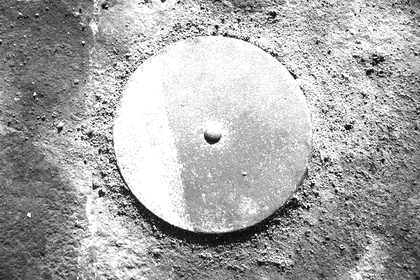
%> input picture HW1/1b.png, 420 x 280 px, shrunk from 640 x 426 before the run, given in place of 1a.png, which was not available; the run also reads 1 picture not shown here
$ octave Scripts_HW1_EA.m   (GNU Octave 9; MATLAB toolbox functions it lacks are replaced by stand-ins)
%> lines starting %> are read from the running program, lines starting %| are printed output that depends on the picture; in (x1, y1, x2, y2) boxes, pixels count from 0 and x2, y2 are one past the last pixel; in counts of white or black regions, pixels touching at a corner belong together; the program's own positions count from 1; pictures that were not available may be replaced by others from this repository, and a replacement may not be noted
% CS484 - Script for Homework 1
% Author: EFE ACER

close all;
clear all;

%% Question 1: Results

image_1a = imread('1a.png');
%> image_1a is the input picture: size 280x420x3 uint8; min 0, max 255, mean 167.8
image_1b = rgb2gray(imread('1b.png'));
%> image_1b: size 280x420 uint8; min 0, max 255, mean 167.8

histogram(image_1a);
%> after the loop in count_occurrences, `for i = 1:num_rows`: h = 256 values, max 30747 at index 255, min 0 at index 256, mean 1378.1
histogram(image_1b);

%% Question 2: Results

image_2a = imread('2a.png');
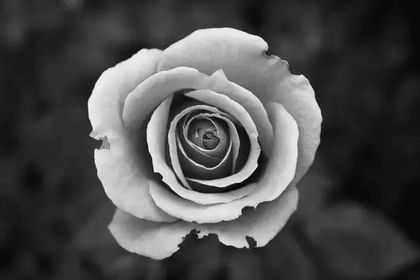
%> input picture HW1/2a.png, 420 x 280 px, shrunk from 602 x 401 before the run
%> image_2a is the input picture: size 280x420x3 uint8; min 0, max 245, mean 76.5
image_2b = imread('2b.png');
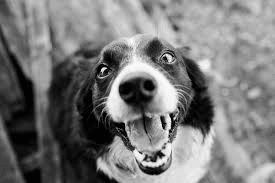
%> input picture HW1/2b.png, 275 x 183 px
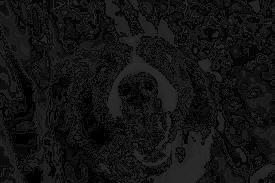
%> image_2b: size 183x275 uint8; min 0, max 44, mean 19.4

binary_image_2a = otsu_threshold(image_2a);
%> in otsu_threshold, `h = double(count_occurrences(source_image));`: h = 256 values, max 18033 at index 45, min 0 at index 2, mean 1378.1
%> in otsu_threshold, `total_sum = dot(0:255, h);`: total_sum = 27000168
%> in otsu_threshold, `num_pixels = sum(h);`: num_pixels = 352800
%> the loop in otsu_threshold, `for i = 1:255` made 255 passes
%> (w1, sum1, mu1, mu2, max_var) on passes 1, 3, 4, 5, 6, 7, 8, 9, 10, 11, 12, 13: (6, 0, 0, 76.53, 1.24e+10), (18, 24, 1.33, 76.53, 3.59e+10), (27, 51, 1.89, 76.54, 5.31e+10), (36, 87, 2.42, 76.54, 6.98e+10), (45, 132, 2.93, 76.54, 8.6e+10), (51, 168, 3.29, 76.54, 9.65e+10), (57, 210, 3.68, 76.54, 1.07e+11), (69, 306, 4.43, 76.55, 1.27e+11), (117, 738, 6.31, 76.55, 2.04e+11), (5886, 58428, 9.93, 77.66, 9.37e+12), (7812, 79614, 10.19, 78.03, 1.24e+13), (8631, 89442, 10.36, 78.19, 1.37e+13)
%> after the loop in otsu_threshold, `for i = 1:255`: max_var = 4.46e+14; sum1 = 27000168; t = 107; w1 = 352800
%| Maximing t = 107
%> in otsu_threshold, `binary_image = source_image >= t;`:
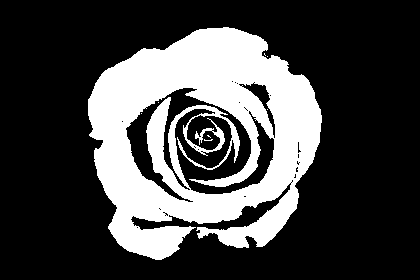
%> binary_image: size 280x420x3 logical; 27% white; 8 white regions (7 under 20 px), largest, box (x1, y1, x2, y2) and area: (88, 27, 322, 260) 31705
figure;
imshow(binary_image_2a);
binary_image_2b = otsu_threshold(image_2b);
%> the loop in otsu_threshold (call 2), `for i = 1:255` made 255 passes
%> (w1, sum1, mu1, mu2, max_var) on passes 1 to 12: (1788, 0, 0, 20.13, 3.52e+10), (3192, 1404, 0.44, 20.7, 6.18e+10), (4378, 3776, 0.862, 21.19, 8.31e+10), (5715, 7787, 1.36, 21.73, 1.06e+11), (6858, 12359, 1.8, 22.2, 1.24e+11), (8325, 19694, 2.37, 22.8, 1.46e+11), (9677, 27806, 2.87, 23.36, 1.65e+11), (10934, 36605, 3.35, 23.88, 1.82e+11), (12094, 45885, 3.79, 24.36, 1.96e+11), (13575, 59214, 4.36, 24.98, 2.12e+11), (14879, 72254, 4.86, 25.53, 2.25e+11), (16168, 86433, 5.35, 26.08, 2.37e+11)
%> (w1, sum1, mu1, mu2, var) on passes 21 to 26: (26858, 257397, 9.58, 30.68, 2.8e+11), (28001, 281400, 10.05, 31.17, 2.79e+11), (29404, 312266, 10.62, 31.79, 2.76e+11), (30551, 338647, 11.08, 32.3, 2.72e+11), (32014, 373759, 11.67, 32.96, 2.66e+11), (33141, 401934, 12.13, 33.48, 2.6e+11)
%| Maximing t = 19
%> in otsu_threshold (call 2), `binary_image = source_image >= t;`: binary_image: size 183x275 logical; 51.4% white; 259 black regions (229 under 20 px), largest, box (x1, y1, x2, y2) and area: (0, 0, 168, 183) 12741, (112, 0, 275, 183) 8670, (136, 35, 178, 80) 509
figure;
imshow(binary_image_2b);

%% Question 4: Results

% Read image 3(a)
image_3a = rgb2gray(imread('3a.png'));
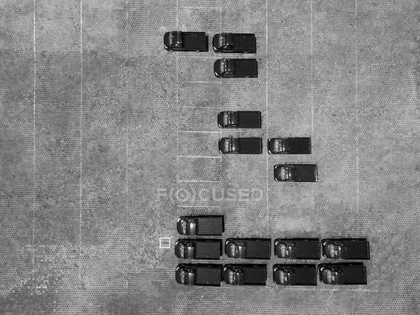
%> input picture HW1/3a.png, 420 x 315 px, shrunk from 650 x 487 before the run
%> image_3a: size 315x420 uint8; min 0, max 254, mean 132.1

% Apply thresholding and reversal
binary_image_3a = ~otsu_threshold(image_3a);
%| Maximing t = 91
%> in otsu_threshold (call 3), `binary_image = source_image >= t;`:
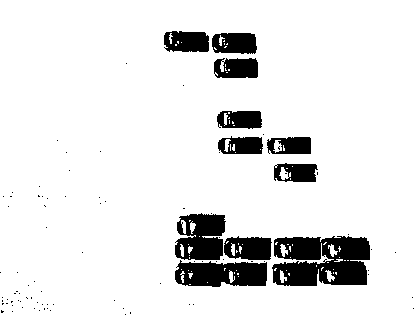
%> binary_image: size 315x420 logical; 89.8% white; 91 black regions (80 under 20 px), largest, box (x1, y1, x2, y2) and area: (272, 236, 370, 286) 3851, (175, 260, 267, 287) 1928, (175, 213, 226, 260) 1822

% Structuring element definitions

s = logical([
    1 0 1;
    0 1 0;
    1 0 1]);

s_ = logical([
    1 0 0 0 1;
    0 1 0 1 0;
    0 0 1 0 0;
    0 1 0 1 0;
    1 0 0 0 1]);

left_s = logical([
    1 1 1 1 1 0 0 0 0 0;
    1 1 1 1 1 0 0 0 0 0]);

left_s1 = logical([
    1 1 1 1 1 0 0 0 0 0]);

% Apply morphological operations
result_3a = binary_image_3a;
result_3a = erosion(result_3a, ones(5, 3));
%> in erosion, `I = padarray(source_image, [pad_y, pad_x]);`: I: size 319x422 logical; 10.1% white; 91 white regions (80 under 20 px), largest, box (x1, y1, x2, y2) and area: (273, 238, 371, 288) 3851, (176, 262, 268, 289) 1928, (176, 215, 227, 262) 1822
%> after the loop in erosion, `for i = 1:length(row)`: eroded_image: size 315x420 logical; 6.1% white; 32 white regions (5 under 20 px), largest, box (x1, y1, x2, y2) and area: (180, 264, 266, 285) 1217, (179, 216, 224, 258) 1064, (325, 262, 366, 283) 603
result_3a = erosion(result_3a, ones(5, 3));
%> in erosion (call 2), `I = padarray(source_image, [pad_y, pad_x]);`: I: size 319x422 logical; 6% white; 32 white regions (5 under 20 px), largest, box (x1, y1, x2, y2) and area: (181, 266, 267, 287) 1217, (180, 218, 225, 260) 1064, (326, 264, 367, 285) 603
%> after the loop in erosion (call 2), `for i = 1:length(row)`: eroded_image: size 315x420 logical; 3.6% white; 34 white regions (18 under 20 px), largest, box (x1, y1, x2, y2) and area: (336, 265, 365, 281) 399, (193, 267, 227, 283) 389, (192, 241, 221, 256) 356
result_3a = erosion(result_3a, ones(5, 3));
%> in erosion (call 3), `I = padarray(source_image, [pad_y, pad_x]);`: I: size 319x422 logical; 3.5% white; 34 white regions (18 under 20 px), largest, box (x1, y1, x2, y2) and area: (337, 267, 366, 283) 399, (194, 269, 228, 285) 389, (193, 243, 222, 258) 356
%> after the loop in erosion (call 3), `for i = 1:length(row)`: eroded_image: size 315x420 logical; 2.1% white; 16 white regions, largest, box (x1, y1, x2, y2) and area: (340, 267, 364, 279) 261, (196, 269, 221, 281) 228, (196, 243, 220, 254) 225
result_3a = erosion(result_3a, ones(5, 3));
%> in erosion (call 4), `I = padarray(source_image, [pad_y, pad_x]);`: I: size 319x422 logical; 2.1% white; 16 white regions, largest, box (x1, y1, x2, y2) and area: (341, 269, 365, 281) 261, (197, 271, 222, 283) 228, (197, 245, 221, 256) 225
%> after the loop in erosion (call 4), `for i = 1:length(row)`: eroded_image: size 315x420 logical; 0.95% white; 16 white regions (3 under 20 px), largest, box (x1, y1, x2, y2) and area: (341, 269, 362, 277) 150, (243, 271, 263, 278) 117, (197, 245, 219, 252) 115
result_3a = dilation(result_3a, ones(7, 7));
result_3a = dilation(result_3a, ones(5, 5));
result_3a = dilation(result_3a, ones(5, 5));
result_3a = dilation(result_3a, left_s);
result_3a = dilation(result_3a, left_s);
result_3a = dilation(result_3a, left_s);
result_3a = dilation(result_3a, left_s1);
result_3a = dilation(result_3a, left_s1);
result_3a = result_3a & opening(closing(binary_image_3a, s_), s);

% Perform connected component labeling
[L, n] = bwlabel(result_3a);
fprintf("Number of labeled components (image 3(a)): %d\n", n);
colored_3a = label2rgb(L, 'hsv', 'k', 'shuffle');

figure;
imshow(binary_image_3a);
figure;
imshow(result_3a);
figure;
imshow(colored_3a);

% Read image 3(b)
image_3b = imread('3b.png');

% Apply thresholding
binary_image_3b = otsu_threshold(image_3b);

% Structuring element definitions

diag1 = logical([
    1 0 0 0 0;
    0 1 0 0 0;
    0 0 1 0 0;
    0 0 0 1 0;
    0 0 0 0 1]);

diag2 = logical([
    0 0 0 0 0 0 1;
    0 0 0 0 0 1 0;
    0 0 0 0 1 0 0;
    0 0 0 1 0 0 0;
    0 0 1 0 0 0 0;
    0 1 0 0 0 0 0;
    1 0 0 0 0 0 0]);

% Apply morphological operations
result_3b = binary_image_3b;
result_3b = erosion(result_3b, diag2);
result_3b = closing(result_3b, ones(5, 5));
result_3b = erosion(result_3b, diag1);
result_3b = dilation(result_3b, diag2);
result_3b = dilation(result_3b, ones(5, 5));
result_3b = dilation(result_3b, ones(5, 5));
result_3b = closing(result_3b, ones(5, 5));
result_3b = dilation(result_3b, diag2);

% Perform connected component labeling
[L, n] = bwlabel(result_3b);
fprintf("Number of labeled components (image 3(b)): %d\n", n);
colored_3b = label2rgb(L, 'hsv', 'k', 'shuffle');

figure;
imshow(binary_image_3b);
figure;
imshow(result_3b);
figure;
imshow(colored_3b);

%% Question 1: Functions

% count_occurrences: Given a grayscale image I, this function returns a
% histogram h, which is an array storing the occurrence count of each
% gray tone (from 0 to 255) in the image.
function h = count_occurrences(I)
    h = zeros(1, 256, 'uint32');
    [num_rows, num_cols] = size(I);
    for i = 1:num_rows
        for j = 1:num_cols
            intensity = I(i, j) + 1; % +1 is for proper indexing
            h(intensity) = h(intensity) + 1;
        end
    end
end

% format_histogram: This function draws some GUI details on top of the
% figure containing the histogram. These details include titles, labels and
% a gray colorbar. The code is separated from the actual histogram function
% to make it look cleaner.
function format_histogram()
    grid;
    ax = gca;
    set(ax, 'XLim', [0 255], 'XTickLabel', [], 'Box', 'on');

    % Create an additional axes and draw the grayscale colorbar
    ax2 = axes('Position', get(ax, 'Position'), 'HitTest', 'off');
    image(0:255, [0 1], repmat(gray', 1, 1, 3), 'Parent', ax2);
    set(ax2, 'XLim', [0 255], 'YLim', [0, 1], 'YTick', [], 'Box', 'on');

    % Open up space for the colorbar
    set(ax, 'Units', 'pixels');
    pos = get(ax, 'Position');
    set(ax, 'Position', [pos(1), pos(2) + 25, pos(3), pos(4) - 25]);
    set(ax, 'Units', 'normalized');

    % Put the colorbar at the space opened up above
    set(ax2, 'Units', 'pixels');
    pos = get(ax2, 'Position');
    set(ax2, 'Position', [pos(1:3), 25]);
    set(ax2, 'Units', 'normalized');

    % Draw the title and axes labels
    xlabel('Gray Intensity');
    % Link the axes together
    linkaxes([ax ax2], 'x');
    set(ancestor(ax, 'figure'), 'CurrentAxes', ax);
    title('Image Histogram');
    ylabel('Frequency (Occurrence Count)');
end

% histogram: Given a grayscale source image, displays the corresponding
% image histogram.
function histogram(source_image)
    % Store the number of pixels corresponding to each gray intensity in h
    h = count_occurrences(source_image);
    % Plot the bar chart displaying the occurrence counts (i.e. histogram)
    figure;
    bar(0:255, h);
    format_histogram(); % Draws the GUI details of the histogram
end

%% Question 2: Functions

% histogram: Given a grayscale source image, applies automatic otsu
% thresholding to generate a binary output
function binary_image = otsu_threshold(source_image)
    % Obtain the frequency distribution
    h = double(count_occurrences(source_image));
    total_sum = dot(0:255, h); % total sum of gray intensities
    num_pixels = sum(h);

    % Initialization
    w1 = 0; % weight (number of pixels) of the first cluster
    sum1 = 0; % sum of gray intensities in the first cluster

    % Iterate all values to search for the maximizing t
    t = 0;
    max_var = -inf;
    for i = 1:255
        % Recursively update the weights and the centers
        w1 = w1 + h(i);
        sum1 = sum1 + (i - 1) * h(i);
        mu1 = sum1 / w1;
        mu2 = (total_sum - sum1) / (num_pixels - w1);
        % Calculate the between-group variance
        var = w1 * (num_pixels - w1) * (mu1 - mu2)^2;
        % Update maximizing t if necessary
        if var > max_var
            t = i - 1;
            max_var = var;
        end
    end
    fprintf('Maximing t = %d\n', t); % To see the optimal threshold

    % Apply threshold above operation using the maximizer t
    binary_image = source_image >= t;
end

%% Question 3: Functions

% dilation: Given a binary source image and a binary structuring element,
% applies dilation to the image to enlarge the object boundaries.
function dilated_image = dilation(source_image, struct_el)
    % Get the necessary dimension information and compute padding values
    [height_s, width_s] = size(struct_el);
    pad_x = floor(width_s / 2);
    pad_y = floor(height_s / 2);

    % Apply 0 padding to the original image
    I = padarray(source_image, [pad_y, pad_x]);
%> I: size 321x426 logical; 0.91% white; 16 white regions (3 under 20 px), largest, box (x1, y1, x2, y2) and area: (344, 272, 365, 280) 150, (246, 274, 266, 281) 117, (200, 248, 222, 255) 115

    % Find indices of 1's
    [row, col] = find(I == 1);

    dilated_image = false(size(I));

    for i = 1:length(row)
        x_begin = col(i) - pad_x;
        x_end = x_begin + width_s - 1;
        y_begin = row(i) - pad_y;
        y_end = y_begin + height_s - 1;
        % There must be at least one 1 in the overlapping section
        if nnz(I(y_begin:y_end, x_begin:x_end) & struct_el) > 0
            % Fill the neighborhood by or'ing with struct_el
            dilated_image(y_begin:y_end, x_begin:x_end) = ...
                dilated_image(y_begin:y_end, x_begin:x_end) | struct_el;
        end
    end
%> dilated_image: size 321x426 logical; 2.9% white; 16 white regions, largest, box (x1, y1, x2, y2) and area: (341, 269, 368, 283) 360, (197, 271, 226, 284) 344, (197, 245, 225, 258) 325

    % Remove padding
    dilated_image = dilated_image((pad_y + 1):(end - pad_y), ...
        (pad_x + 1):(end - pad_x));
%> dilated_image: size 315x420 logical; 3% white; 16 white regions, largest, box (x1, y1, x2, y2) and area: (338, 266, 365, 280) 360, (194, 268, 223, 281) 344, (194, 242, 222, 255) 325
%> in dilation (call 2), `I = padarray(source_image, [pad_y, pad_x]);`: I: size 319x424 logical; 3% white; 16 white regions, largest, box (x1, y1, x2, y2) and area: (340, 268, 367, 282) 360, (196, 270, 225, 283) 344, (196, 244, 224, 257) 325
%> after the loop in dilation (call 2), `for i = 1:length(row)`: dilated_image: size 319x424 logical; 4.8% white; 16 white regions, largest, box (x1, y1, x2, y2) and area: (338, 266, 369, 284) 540, (194, 268, 227, 285) 540, (194, 242, 226, 259) 505
%> in dilation (call 2), `dilated_image = dilated_image((pad_y + 1):(end - pad_y), (pad_x + 1):(..`: dilated_image: size 315x420 logical; 4.9% white; 16 white regions, largest, box (x1, y1, x2, y2) and area: (336, 264, 367, 282) 540, (192, 266, 225, 283) 540, (192, 240, 224, 257) 505
%> after the loop in dilation (call 3), `for i = 1:length(row)`: dilated_image: size 319x424 logical; 7% white; 16 white regions, largest, box (x1, y1, x2, y2) and area: (192, 266, 229, 287) 756, (336, 264, 371, 286) 752, (192, 240, 228, 261) 717
%> in dilation (call 3), `dilated_image = dilated_image((pad_y + 1):(end - pad_y), (pad_x + 1):(..`: dilated_image: size 315x420 logical; 7.1% white; 16 white regions, largest, box (x1, y1, x2, y2) and area: (190, 264, 227, 285) 756, (334, 262, 369, 284) 752, (190, 238, 226, 259) 717
%> in dilation (call 4), `I = padarray(source_image, [pad_y, pad_x]);`: I: size 317x430 logical; 6.9% white; 16 white regions, largest, box (x1, y1, x2, y2) and area: (195, 265, 232, 286) 756, (339, 263, 374, 285) 752, (195, 239, 231, 260) 717
%> after the loop in dilation (call 4), `for i = 1:length(row)`: dilated_image: size 317x430 logical; 8% white; 16 white regions, largest, box (x1, y1, x2, y2) and area: (191, 264, 231, 286) 859, (335, 262, 373, 285) 856, (191, 238, 230, 260) 820
%> in dilation (call 4), `dilated_image = dilated_image((pad_y + 1):(end - pad_y), (pad_x + 1):(..`: dilated_image: size 315x420 logical; 8.2% white; 16 white regions, largest, box (x1, y1, x2, y2) and area: (186, 263, 226, 285) 859, (330, 261, 368, 284) 856, (186, 237, 225, 259) 820
%> after the loop in dilation (call 5), `for i = 1:length(row)`: dilated_image: size 317x430 logical; 9.1% white; 16 white regions, largest, box (x1, y1, x2, y2) and area: (187, 263, 230, 286) 968, (331, 261, 372, 285) 966, (187, 237, 229, 260) 929
%> in dilation (call 5), `dilated_image = dilated_image((pad_y + 1):(end - pad_y), (pad_x + 1):(..`: dilated_image: size 315x420 logical; 9.4% white; 16 white regions, largest, box (x1, y1, x2, y2) and area: (182, 262, 225, 285) 968, (326, 260, 367, 284) 966, (182, 236, 224, 259) 929
%> after the loop in dilation (call 6), `for i = 1:length(row)`: dilated_image: size 317x430 logical; 10.3% white; 13 white regions, largest, box (x1, y1, x2, y2) and area: (183, 262, 272, 286) 2097, (327, 237, 374, 285) 2065, (183, 214, 229, 260) 1983
%> in dilation (call 6), `dilated_image = dilated_image((pad_y + 1):(end - pad_y), (pad_x + 1):(..`: dilated_image: size 315x420 logical; 10.6% white; 13 white regions, largest, box (x1, y1, x2, y2) and area: (178, 261, 267, 285) 2097, (322, 236, 369, 284) 2065, (178, 213, 224, 259) 1983
%> in dilation (call 7), `I = padarray(source_image, [pad_y, pad_x]);`: I: size 315x430 logical; 10.4% white; 13 white regions, largest, box (x1, y1, x2, y2) and area: (183, 261, 272, 285) 2097, (327, 236, 374, 284) 2065, (183, 213, 229, 259) 1983
%> after the loop in dilation (call 7), `for i = 1:length(row)`: dilated_image: size 315x430 logical; 11.1% white; 13 white regions, largest, box (x1, y1, x2, y2) and area: (323, 236, 373, 284) 2209, (179, 261, 271, 285) 2183, (179, 213, 228, 259) 2121
%> in dilation (call 7), `dilated_image = dilated_image((pad_y + 1):(end - pad_y), (pad_x + 1):(..`: dilated_image: size 315x420 logical; 11.4% white; 13 white regions, largest, box (x1, y1, x2, y2) and area: (318, 236, 368, 284) 2209, (174, 261, 266, 285) 2183, (174, 213, 223, 259) 2121
%> after the loop in dilation (call 8), `for i = 1:length(row)`: dilated_image: size 315x430 logical; 11.8% white; 8 white regions, largest, box (x1, y1, x2, y2) and area: (175, 213, 372, 285) 7984, (175, 261, 270, 285) 2261, (164, 30, 258, 52) 1922
%> in dilation (call 8), `dilated_image = dilated_image((pad_y + 1):(end - pad_y), (pad_x + 1):(..`: dilated_image: size 315x420 logical; 12.1% white; 8 white regions, largest, box (x1, y1, x2, y2) and area: (170, 213, 367, 285) 7984, (170, 261, 265, 285) 2261, (159, 30, 253, 52) 1922
end

% erosion: Given a binary source image and a binary structuring element,
% applies erosion to the image to shrink the object boundaries.
function eroded_image = erosion(source_image, struct_el)
    % Get the necessary dimension information and compute padding values
    [height_i, width_i] = size(source_image);
    [height_s, width_s] = size(struct_el);
    pad_x = floor(width_s / 2);
    pad_y = floor(height_s / 2);

    % Apply 0 padding to the original image
    I = padarray(source_image, [pad_y, pad_x]);

    % Find indices of 1's
    [row, col] = find(I == 1);

    % Find number of 1's in the structuring element
    nnz_s = nnz(struct_el);

    eroded_image = false(height_i, width_i);

    for i = 1:length(row)
        x_begin = col(i) - pad_x;
        x_end = x_begin + width_s - 1;
        y_begin = row(i) - pad_y;
        y_end = y_begin + height_s - 1;
        % Number of 1's in the and result must equal that of the struct_el
        if nnz(I(y_begin:y_end, x_begin:x_end) & struct_el) == nnz_s
            eroded_image(y_begin, x_begin) = ...
                eroded_image(y_begin, x_begin) | ...
                struct_el(1 + pad_y, 1 + pad_x);
        end
    end
end

%% Question 4: Functions

function closed_image = closing(source_image, struct_el)
    closed_image = erosion(dilation(source_image, struct_el), struct_el);
%> in dilation (call 9), `I = padarray(source_image, [pad_y, pad_x]);`: I: size 319x424 logical; 10% white; 91 white regions (80 under 20 px), largest, box (x1, y1, x2, y2) and area: (274, 238, 372, 288) 3851, (177, 262, 269, 289) 1928, (177, 215, 228, 262) 1822
%> after the loop in dilation (call 9), `for i = 1:length(row)`: dilated_image: size 319x424 logical; 14.3% white; 49 white regions (36 under 20 px), largest, box (x1, y1, x2, y2) and area: (175, 213, 376, 291) 11289, (164, 31, 262, 82) 3371, (218, 134, 315, 158) 1945
%> in dilation (call 9), `dilated_image = dilated_image((pad_y + 1):(end - pad_y), (pad_x + 1):(..`: dilated_image: size 315x420 logical; 14.6% white; 49 white regions (36 under 20 px), largest, box (x1, y1, x2, y2) and area: (173, 211, 374, 289) 11289, (162, 29, 260, 80) 3371, (216, 132, 313, 156) 1945
%> after the loop in erosion (call 5), `for i = 1:length(row)`: eroded_image: size 315x420 logical; 11.6% white; 70 white regions (65 under 20 px), largest, box (x1, y1, x2, y2) and area: (175, 213, 370, 287) 9796, (164, 31, 258, 78) 2612, (218, 136, 311, 154) 1416, (217, 111, 262, 129) 732, (274, 163, 318, 182) 708
end

function opened_image = opening(source_image, struct_el)
    opened_image = dilation(erosion(source_image, struct_el), struct_el);
%> in erosion (call 6), `I = padarray(source_image, [pad_y, pad_x]);`: I: size 317x422 logical; 11.5% white; 70 white regions (65 under 20 px), largest, box (x1, y1, x2, y2) and area: (176, 214, 371, 288) 9796, (165, 32, 259, 79) 2612, (219, 137, 312, 155) 1416, (218, 112, 263, 130) 732, (275, 164, 319, 183) 708
%> after the loop in erosion (call 6), `for i = 1:length(row)`: eroded_image: size 315x420 logical; 10.1% white; 5 white regions, box (x1, y1, x2, y2) and area: (176, 215, 369, 286) 8896, (165, 32, 257, 77) 2230, (219, 138, 310, 153) 1139, (218, 112, 261, 127) 605, (275, 165, 317, 181) 530
%> in dilation (call 10), `I = padarray(source_image, [pad_y, pad_x]);`: I: size 317x422 logical; 10% white; 5 white regions, box (x1, y1, x2, y2) and area: (177, 216, 370, 287) 8896, (166, 33, 258, 78) 2230, (220, 139, 311, 154) 1139, (219, 113, 262, 128) 605, (276, 166, 318, 182) 530
%> after the loop in dilation (call 10), `for i = 1:length(row)`:
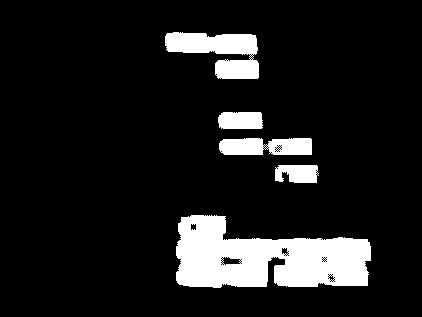
%> dilated_image: size 317x422 logical; 11.3% white; 5 white regions, box (x1, y1, x2, y2) and area: (176, 215, 371, 288) 9703, (165, 32, 259, 79) 2593, (219, 138, 312, 155) 1392, (218, 112, 263, 129) 726, (275, 165, 319, 183) 672
%| Number of labeled components (image 3(a)): 9
%| Maximing t = 150
%| Number of labeled components (image 3(b)): 75
end
